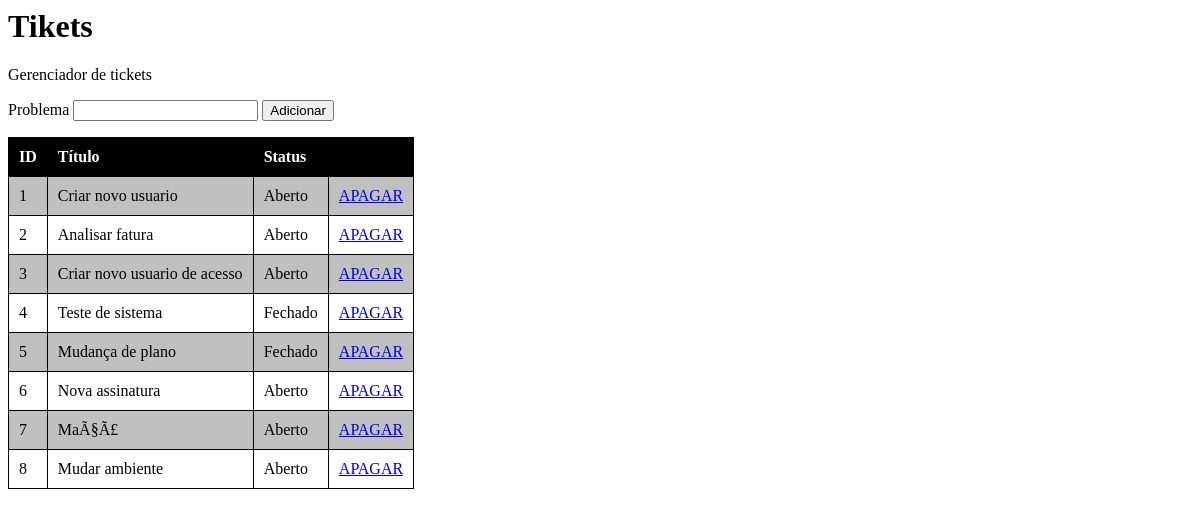
The app's page /aula02/index.php with its own data.
### tables this page shows
CREATE TABLE `tickets` (
  `id` int(11) NOT NULL,
  `titulo` varchar(50) NOT NULL,
  `descricao` text,
  `status` tinyint(4) NOT NULL
);

### aula02/index.php (the view, shortened to what this page needs)
<html>
    <head>
    </head>
    <body>
        <h1>Tikets</h1>
        <p>Gerenciador de tickets</p>
        <form action="index.php" method="post">
            <label>Problema</label>
            <input type="text" name="titulo"/>
            <input type="submit" name="botao_adicionar" value="Adicionar"/>
        </form>
        <?php
            $servidor = "cursophp_db_1";
            $usuario = "root";
            $senha = "phprs";
            $banco = "tickets";
            $conn = new mysqli($servidor, $usuario, $senha, $banco);
            $sql = "SELECT * FROM tickets";
            $result = $conn->query($sql);
        ?>
            <?php
                if($result->num_rows > 0){
                    ?>
                    <table>
                        <tr>
                            <th>ID</th>
                            <th>Título</th>
                            <th>Status</th>
                            <th>&nbsp;</th>
                        </tr>
                    <?php
                        while($row = $result->fetch_assoc()){
                            echo "<tr>";
                            echo "<td>". $row["id"]."</td>";
                            echo "<td>". utf8_decode($row["titulo"])."</td>";
                            echo "<td>";
                            if($row["status"]==0){
                                echo "Aberto";
                            }else{
                                echo "Fechado";
                            }
                            ?>
                            <td>
                            <a href="index.php?id=<?=$row["id"]?>">APAGAR</a>
                            </td>
                            <?php
                            echo "</td>";
                            echo "</tr>";
                        }
                    ?>
                    </table>
                    <?php
                }else{
                    echo "Nenhum registro.";
                }
            ?>
    </body>
</html>

### aula02/index.php (style rules this page uses)
table,td, th { border:1px solid black; border-collapse:collapse; }
td,th { padding:10px; }
th { text-align:left; background-color:black; color:white; }
tr:nth-child(even) { background-color:silver; }
tr:nth-child(odd) { background-color:white; }

### records on screen
tickets: id "1", titulo "Criar novo usuario", status "Aberto"
tickets: id "2", titulo "Analisar fatura", status "Aberto"
tickets: id "3", titulo "Criar novo usuario de acesso", status "Aberto"
tickets: id "4", titulo "Teste de sistema", status "Fechado"
tickets: id "5", titulo "Mudança de plano", status "Fechado"
tickets: id "6", titulo "Nova assinatura", status "Aberto"
tickets: id "7", titulo "MaÃ§Ã£", status "Aberto"
tickets: id "8", titulo "Mudar ambiente", status "Aberto"
